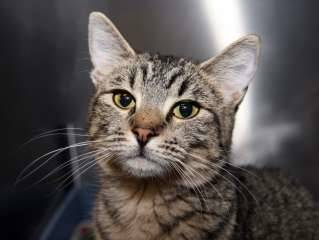
%> input picture images/cats/cat1.jpg, 319 x 240 px
$ octave --eval "result = preprocess(rgb2gray(imread('images/cats/cat1.jpg')));"   (GNU Octave 9; MATLAB toolbox functions it lacks are replaced by stand-ins)
%> lines starting %> are read from the running program, lines starting %| are printed output that depends on the picture
%{
Authors:
Vishal Manghnani (vjm1952@rit.edu)
Shubham Saxena (ss4017@rit.edu)
Akshai Prabhu (ap40170@rit.edu)
%}
function opimg = preprocess( input_img )

input_img= adapthisteq(input_img);
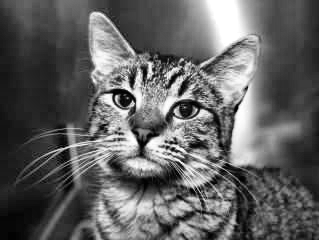
%> input_img: size 240x319 uint8; min 0, max 255, mean 97.6

gauss= fspecial('gaussian',3,3);
filteredimg= rangefilt(imfilter(input_img,gauss));
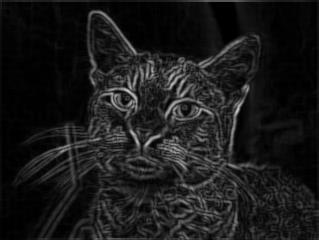
%> filteredimg: size 240x319 uint8; min 0, max 205, mean 25.7

opimg= filteredimg

end

$ run again, on images/cats/cat10.jpg
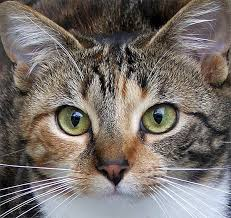
%> input picture images/cats/cat10.jpg, 231 x 218 px
%> in preprocess, `input_img= adapthisteq(input_img);`:
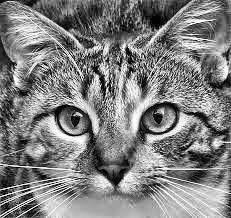
%> input_img: size 218x231 uint8; min 0, max 255, mean 127.9
%> in preprocess, `filteredimg= rangefilt(imfilter(input_img,gauss));`:
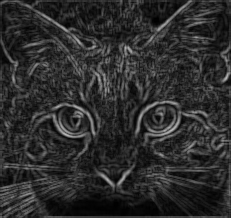
%> filteredimg: size 218x231 uint8; min 0, max 186, mean 44.6

$ run again, on images/cats/cat11.jpg
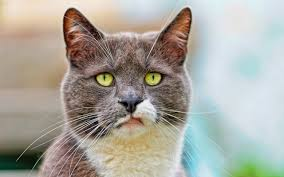
%> input picture images/cats/cat11.jpg, 284 x 177 px
%> in preprocess, `input_img= adapthisteq(input_img);`:
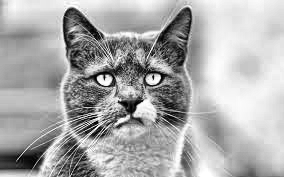
%> input_img: size 177x284 uint8; min 0, max 255, mean 171.1
%> in preprocess, `filteredimg= rangefilt(imfilter(input_img,gauss));`:
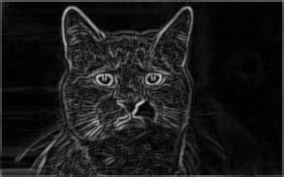
%> filteredimg: size 177x284 uint8; min 0, max 203, mean 25.5

$ run again, on images/cats/cat12.jpg
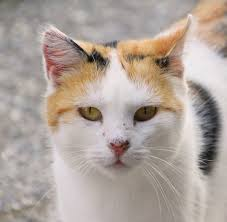
%> input picture images/cats/cat12.jpg, 227 x 222 px
%> in preprocess, `input_img= adapthisteq(input_img);`:
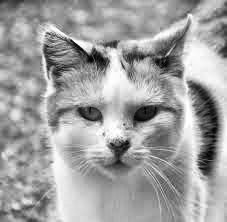
%> input_img: size 222x227 uint8; min 0, max 255, mean 161.2
%> in preprocess, `filteredimg= rangefilt(imfilter(input_img,gauss));`:
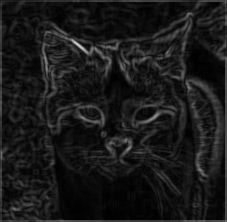
%> filteredimg: size 222x227 uint8; min 0, max 208, mean 24.9
